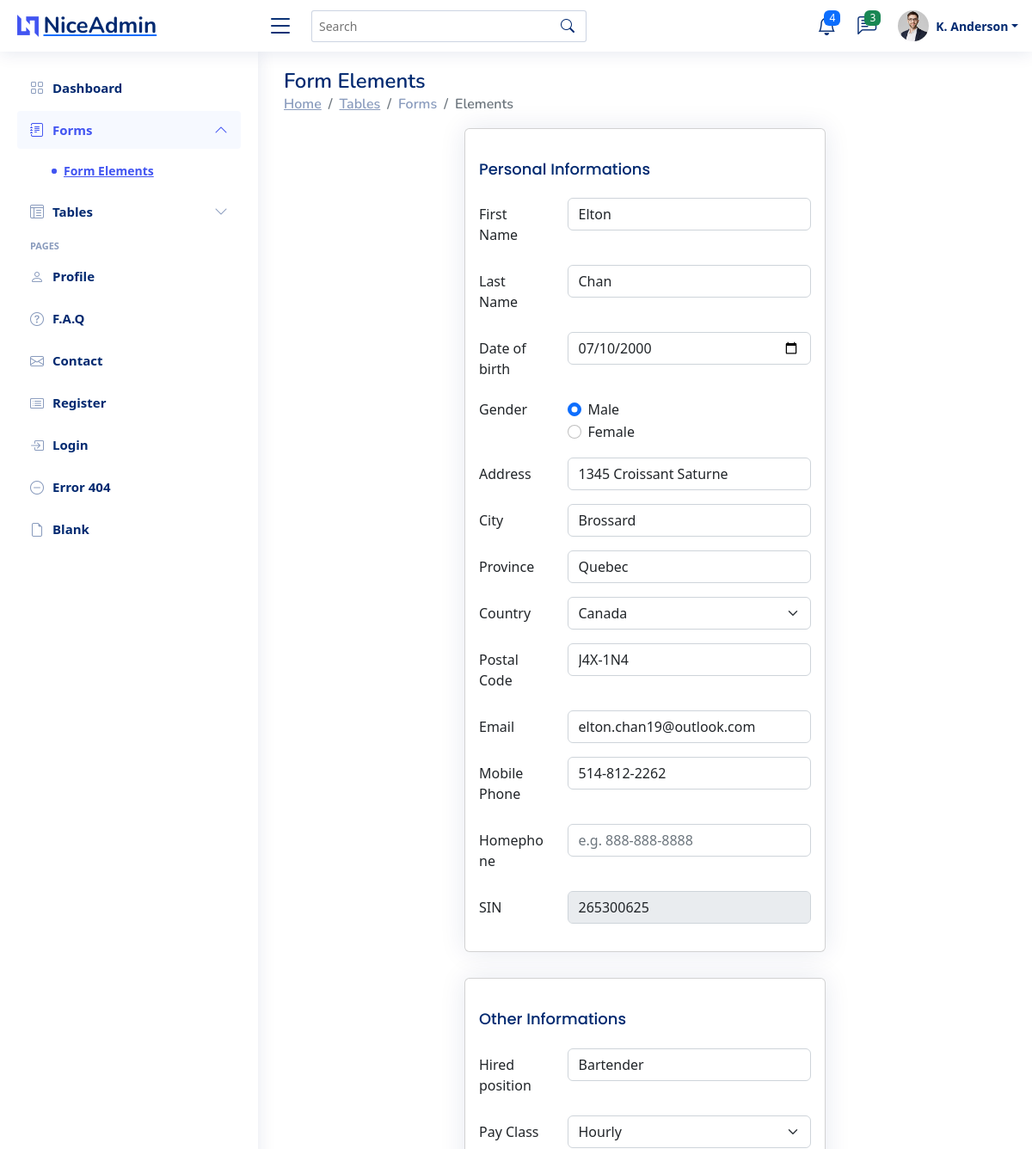
The page /edit-forms-elements.php?employee_id=2 (upper part) on the database as committed earlier.
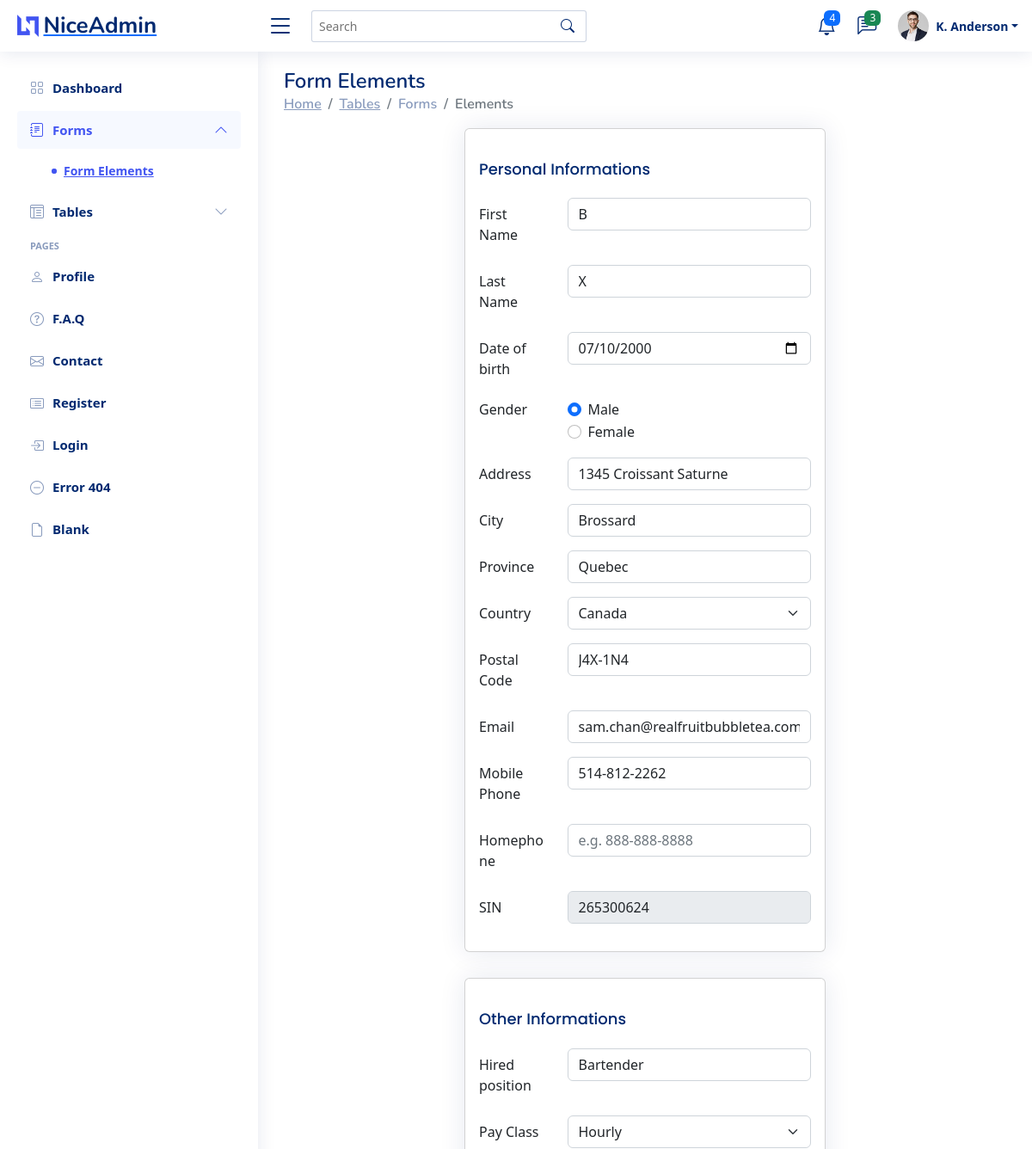
The same page on the database as committed later.
### tables this page shows
CREATE TABLE IF NOT EXISTS `employee` (
  `id` int(11) NOT NULL AUTO_INCREMENT,
  `firstname` varchar(255) NOT NULL,
  `lastname` varchar(255) NOT NULL,
  `gender` varchar(255) NOT NULL,
  `birthdate` date NOT NULL,
  `address` varchar(255) NOT NULL,
  `city` varchar(255) NOT NULL,
  `province` varchar(255) NOT NULL,
  `country` varchar(255) NOT NULL,
  `postalcode` varchar(255) NOT NULL,
  `email` varchar(255) NOT NULL,
  `mobile` varchar(255) NOT NULL,
  `homephone` varchar(255) NOT NULL,
  `SIN` varchar(255) NOT NULL,
  `UID` varchar(255) NOT NULL,
  `position` varchar(255) NOT NULL,
  `payclass` varchar(255) NOT NULL,
  `supervisor` varchar(255) NOT NULL,
  `status` varchar(255) NOT NULL DEFAULT 'Active',
  `access` int(11) NOT NULL DEFAULT '0',
  `region` varchar(255) NOT NULL,
  `start_date` date DEFAULT NULL,
  PRIMARY KEY (`id`),
  UNIQUE KEY `SIN` (`SIN`),
  UNIQUE KEY `UID` (`UID`)
);

### Model/employee-db-manager.php (called while the page is built, shortened)
<?php
class DB_Manager
{
    private $db;
    public function __construct()
    {
        $host = "localhost";
        $user = "root";
        $pass = "";
        $dbname = "RFBT";
        try {
            $this->db = new PDO("mysql:host=$host;dbname=$dbname", $user, $pass);
            $this->db->setAttribute(PDO::ATTR_ERRMODE, PDO::ERRMODE_EXCEPTION);
            $this->db->setAttribute(PDO::ATTR_EMULATE_PREPARES, false);
        } catch (Exception $e) {
            die("Database Connection Error: " . $e->getMessage());
        }
    }
    public function select_employee($id)
    {
        $query = $this->db->query("SELECT * FROM employee WHERE id = $id;");
        $array = $query->fetch(PDO::FETCH_ASSOC);
        return $array;
    }
}

### edit-forms-elements.php (the view, shortened to what the changed rows need)
<?php
require "../HRIS/Model/employee-db-manager.php";
$database = new DB_Manager();
$id = $_GET['employee_id'];
$selected_employee = $database->select_employee($id);
?>
<!DOCTYPE html>
<html lang="en">
<head>
    <link href="assets/vendor/bootstrap/css/bootstrap.min.css" rel="stylesheet">
    <link href="assets/vendor/bootstrap-icons/bootstrap-icons.css" rel="stylesheet">
    <link href="assets/vendor/boxicons/css/boxicons.min.css" rel="stylesheet">
    <link href="assets/vendor/quill/quill.snow.css" rel="stylesheet">
    <link href="assets/vendor/quill/quill.bubble.css" rel="stylesheet">
    <link href="assets/vendor/remixicon/remixicon.css" rel="stylesheet">
    <link href="assets/vendor/simple-datatables/style.css" rel="stylesheet">
    <link href="assets/css/style.css" rel="stylesheet">
    <link rel="stylesheet" href="https://cdnjs.cloudflare.com/ajax/libs/twitter-bootstrap/5.2.0/css/bootstrap.min.css">
</head>
<body>
    <main id="main" class="main">
        <div class="pagetitle">
            <h1>Form Elements</h1>
        </div>
        <section class="section">
            <form action="#" method="post">
                <div class="col-lg-6 justify-content-center mx-auto">
                    <div class="col">
                        <div class="card">
                            <div class="card-body">
                                <div class="row mb-3">
                                    <div class="col-sm-9">
                                        <input type="text" class="form-control" id="inputFirstName" required name="firstname" <?= 'value="' . $selected_employee['firstname'] . '"'; ?>>
                                    </div>
                                </div>
                                <div class="row mb-3">
                                    <div class="col-sm-9">
                                        <input type="text" class="form-control" id="inputLastName" required name="lastname" <?= 'value="' . $selected_employee['lastname'] . '"'; ?>>
                                    </div>
                                </div>
                                <div class="row mb-3">
                                    <div class="col-sm-9">
                                        <input type="date" class="form-control" id="inputDob" required name="dob" <?= 'value="' . $selected_employee['birthdate'] . '"'; ?>>
                                    </div>
                                </div>
                                <fieldset class="row mb-3">
                                    <div class="col-sm-9">
                                        <div class="form-check">
                                            <input class="form-check-input" type="radio" name="gender" id="gridRadios1" value="Male" <?php if ($selected_employee['gender'] == 'Male') {
                                                                                                                                            echo 'checked';
                                                                                                                                        } ?>>
                                            <label class="form-check-label" for="gridRadios1">
                                                Male
                                            </label>
                                        </div>
                                        <div class="form-check">
                                            <input class="form-check-input" type="radio" name="gender" id="gridRadios2" value="Female" <?php if ($selected_employee['gender'] == 'Female') {
                                                                                                                                            echo 'checked';
                                                                                                                                        } ?>>
                                            <label class="form-check-label" for="gridRadios2">
                                                Female
                                            </label>
                                        </div>
                                    </div>
                                </fieldset>
                                <div class="row mb-3">
                                    <div class="col-sm-9">
                                        <input type="text" class="form-control" id="inputAddress" placeholder="1234 Main St (App. Unit)" required name="address" <?= 'value="' . $selected_employee['address'] . '"'; ?>>
                                    </div>
                                </div>
                                <div class="row mb-3">
                                    <div class="col-sm-9">
                                        <input type="text" class="form-control" id="inputCity" required name="city" <?= 'value="' . $selected_employee['city'] . '"'; ?>>
                                    </div>
                                </div>
                                <div class="row mb-3">
                                    <div class="col-sm-9">
                                        <input type="text" class="form-control" id="inputProvince" required name="province" <?= 'value="' . $selected_employee['province'] . '"'; ?>>
                                    </div>
                                </div>
                                <div class="row mb-3">
                                    <div class="col-sm-9">
                                        <select id="inputCountry" class="form-select" name="country">
                                            <option value="Canada" <?php if ($selected_employee['country'] == 'Canada') {
                                                                        echo "selected";
                                                                    } ?>>Canada</option>
                                        </select>
                                    </div>
                                </div>
                                <div class="row mb-3">
                                    <div class="col-sm-9">
                                        <input type="text" class="form-control" id="inputPostalcode" maxlength="7" name="postalcode" required <?= 'value="' . $selected_employee['postalcode'] . '"'; ?>>
                                    </div>
                                </div>
                                <div class="row mb-3">
                                    <div class="col-sm-9">
                                        <input type="email" class="form-control" id="inputEmail" placeholder="example@realfruitbubbletea.com" required name="email" <?= 'value="' . $selected_employee['email'] . '"'; ?>>
                                    </div>
                                </div>
                                <div class="row mb-3">
                                    <div class="col-sm-9">
                                        <input type="tel" class="form-control" id="inputMobile" placeholder="e.g. 888-888-8888" pattern="[0-9]{3}-[0-9]{3}-[0-9]{4}" name="mobile" oninvalid="this.setCustomValidity('e.g. 888-888-888')" oninput="this.setCustomValidity('')" <?= 'value="' . $selected_employee['mobile'] . '"'; ?>>
                                    </div>
                                </div>
                                <div class="row mb-3">
                                    <div class="col-sm-9">
                                        <input type="text" class="form-control" id="inputSin" required maxlength="9" pattern="[0-9]{9}" name="sin" oninvalid="this.setCustomValidity('Must be a 9 digits numeric number')" oninput="this.setCustomValidity('')" <?= 'value="' . $selected_employee['SIN'] . '"'; ?> disabled>
                                    </div>
                                </div>
                            </div>
                        </div>
                    </div>
                    <div class="col">
                        <div class="card">
                            <div class="card-body">
                                <div class="row mb-3">
                                    <div class="col-sm-9">
                                        <input type="text" class="form-control" id="inputPosition" name="position" <?= 'value="' . $selected_employee['position'] . '"'; ?>>
                                    </div>
                                </div>
                                <div class="row mb-3">
                                    <div class="col-sm-9">
                                        <select id="inputPayclass" class="form-select" name="payclass">
                                            <option value="Hourly" <?php if ($selected_employee['payclass'] == 'Hourly') {
                                                                        echo "selected";
                                                                    } ?>>Hourly</option>
                                        </select>
                                    </div>
                                </div>
                            </div>
                        </div>
                    </div>
                </div>
            </form>
        </section>
    </main>
</body>
</html>

Rows that differ between the two databases and show on the page:
changed employee "☑ Male": firstname "Elton" → "B"; lastname "Chan" → "X"; email "elton.chan19@outlook.com" → "sam.chan@realfruitbubbletea.com"; sin "265300625" → "265300624"
